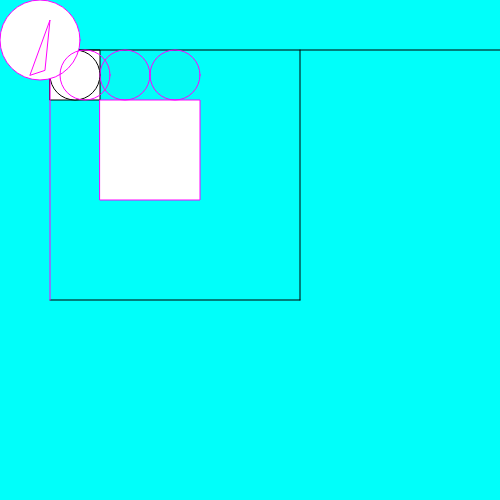
Frame 1 (no input)
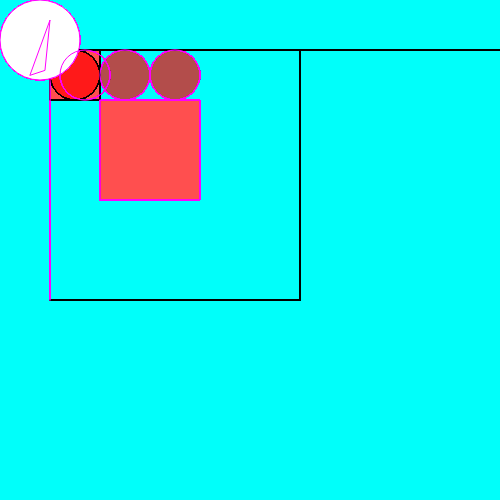
Frame 60 (no input)
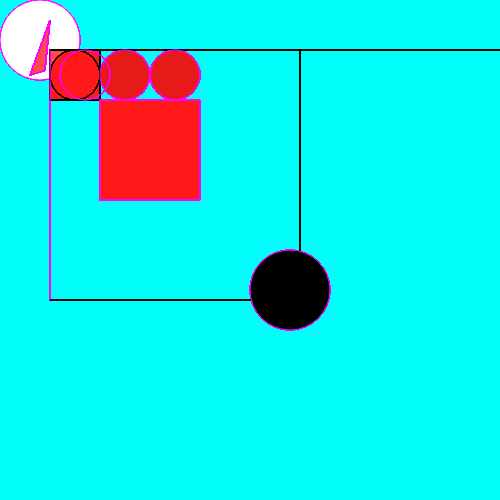
Frame 120 (the mouse pressed at the canvas centre since frame 60)

The p5.js sketch that drew these frames (run headless with seeded random() and noise() and a simulated clock; from frame 60 on, the mouse is pressed at the canvas centre):

// p5.js sketch
// ── sketch.js
function setup (){
        createCanvas(500,500);
        background (0,255,250);
}
//i think one change that you could work on in this sketch is try to draw all of the objects with only using one set of drawing objects
//For example, rework this so you only have one rect() one line() one ellipse() etc.
function draw(){
    stroke(0);
    rect(50,50,50,50);
    ellipseMode(CORNER);
    ellipse(50,50,50,50);
    line(50,50,1000,50);
    line(300,50,300,300);
    line(300,300,50,300);
    stroke(255,0,255);
    line(50,300,50,50);
    rect(100,100,100,100);
    if(mouseIsPressed){
        fill(0);
    
    }else{
        fill(255);
    }
    ellipse(mouseX,mouseY,80,80);
        ellipse(500,500,80,80);
        noFill()
        ellipse(60,50,50,50);
        fill(255,0,0,5);
        ellipse(100,50,50,50);
        ellipse(150,50,50,50);
        triangle(30,75,50,20,45,70);
}
